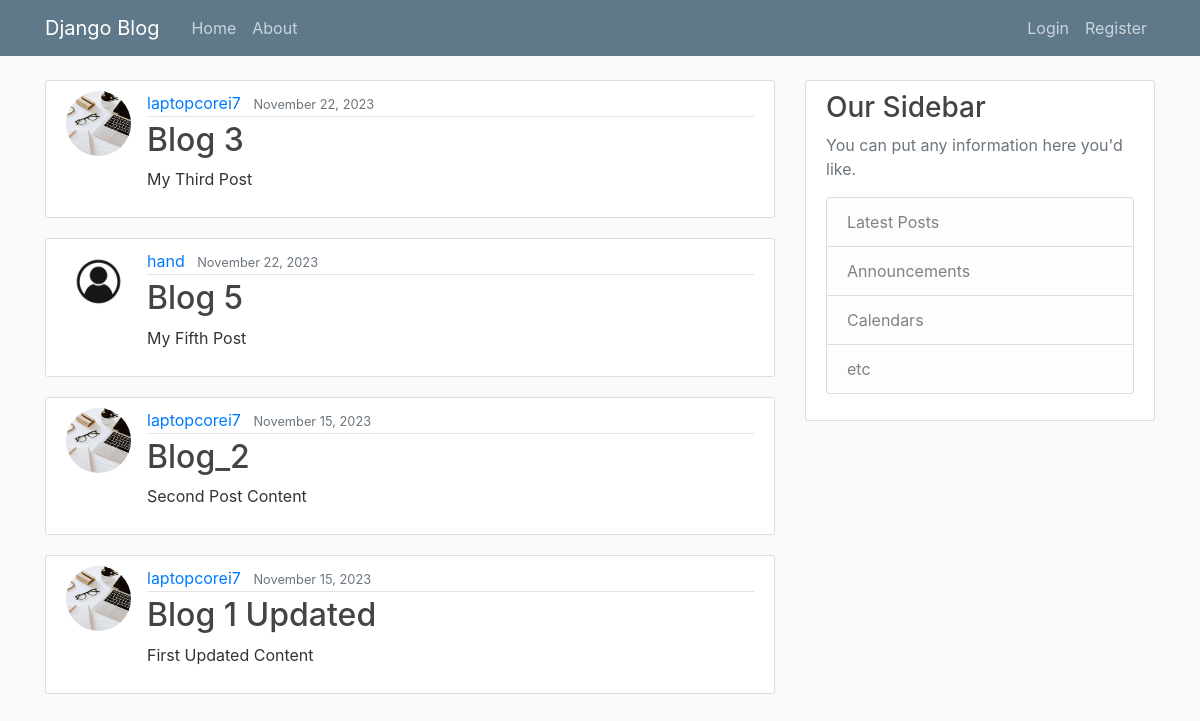
Before: / with the older database file.
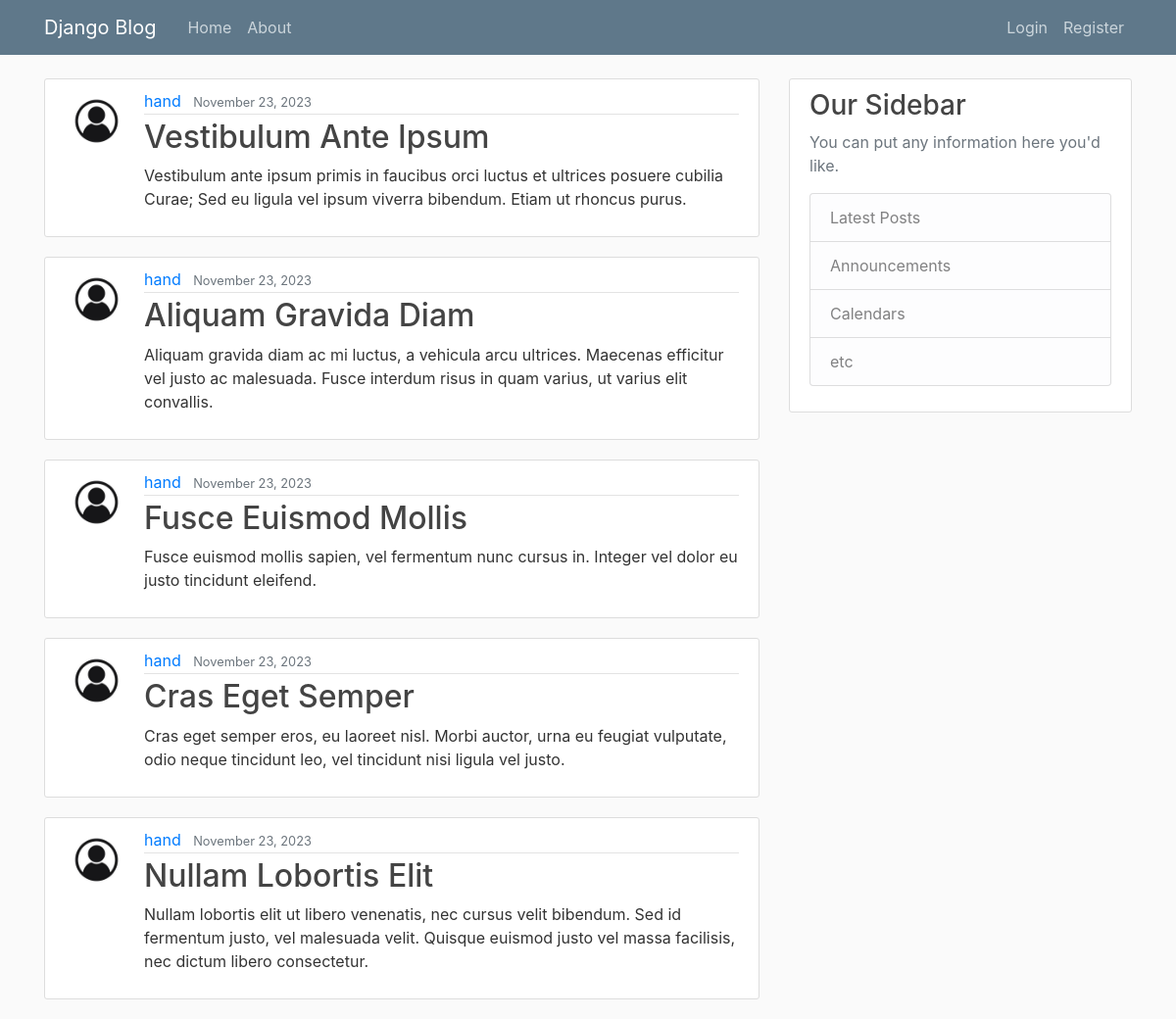
After: the same page with the newer database file.
### blog/models.py (models this page shows, shortened)
class Post(models.Model):
    title = models.CharField(max_length=100)
    content = models.TextField()
    date_posted = models.DateTimeField(default=timezone.now)
    author = models.ForeignKey(User, on_delete=models.CASCADE)

### users/models.py (models this page shows, shortened)
class Profile(models.Model):
    user = models.OneToOneField(User, on_delete=models.CASCADE)
    image = models.ImageField(default='default.jpg', upload_to='profile_pic')

### blog/views.py (the view)
# urls.py: path('', PostListView.as_view(), name='blog-home'),
class PostListView(ListView):
    model = Post
    template_name = 'blog/home.html'  # <app>/<model>_<viewtype>.html
    context_object_name = 'posts'
    ordering = ['-date_posted']
    paginate_by = 5

### blog/templates/blog/home.html
{% extends "blog/base.html" %}
{% block content %}
{% for post in posts %}
<article class="media content-section">
  <img class="rounded-circle article-img" src="{{ post.author.profile.image.url }}">
  <div class="media-body">
    <div class="article-metadata">
      <a class="mr-2" href="#">{{ post.author }}</a>
      <small class="text-muted">{{ post.date_posted|date:"F d, Y" }}</small>
    </div>
    <h2><a class="article-title" href="{% url 'post-detail' post.id %}">{{ post.title }}</a></h2>
    <p class="article-content">{{ post.content }}</p>
  </div>
</article>
{% endfor %}
{% endblock content %}

Changed rows visible on the page:
no longer on this page (row unchanged): Post: author.profile.image (picture), author "laptopcorei7", date_posted "November 22, 2023", title "Blog 3", content "My Third Post"
no longer on this page (row unchanged): Post: author.profile.image (placeholder picture), author "hand", date_posted "November 22, 2023", title "Blog 5", content "My Fifth Post"
no longer on this page (row unchanged): Post: author.profile.image (picture), author "laptopcorei7", date_posted "November 15, 2023", title "Blog_2", content "Second Post Content"
no longer on this page (row unchanged): Post: author.profile.image (picture), author "laptopcorei7", date_posted "November 15, 2023", title "Blog 1 Updated", content "First Updated Content"
added Post: author.profile.image (placeholder picture), author "hand", date_posted "November 23, 2023", title "Vestibulum Ante Ipsum", content "Vestibulum ante ipsum primis in faucibus orci luctus et ultrices posuere cubilia Curae; Sed eu ligula vel ipsum viverra bibendum. Etiam ut rhoncus purus."
added Post: author.profile.image (placeholder picture), author "hand", date_posted "November 23, 2023", title "Aliquam Gravida Diam", content "Aliquam gravida diam ac mi luctus, a vehicula arcu ultrices. Maecenas efficitur vel justo ac malesuada. Fusce interdum risus in quam varius, ut varius elit convallis."
added Post: author.profile.image (placeholder picture), author "hand", date_posted "November 23, 2023", title "Fusce Euismod Mollis", content "Fusce euismod mollis sapien, vel fermentum nunc cursus in. Integer vel dolor eu justo tincidunt eleifend."
added Post: author.profile.image (placeholder picture), author "hand", date_posted "November 23, 2023", title "Cras Eget Semper", content "Cras eget semper eros, eu laoreet nisl. Morbi auctor, urna eu feugiat vulputate, odio neque tincidunt leo, vel tincidunt nisi ligula vel justo."
added Post: author.profile.image (placeholder picture), author "hand", date_posted "November 23, 2023", title "Nullam Lobortis Elit", content "Nullam lobortis elit ut libero venenatis, nec cursus velit bibendum. Sed id fermentum justo, vel malesuada velit. Quisque euismod justo vel massa facilisis, nec dictum libero consectetur."
